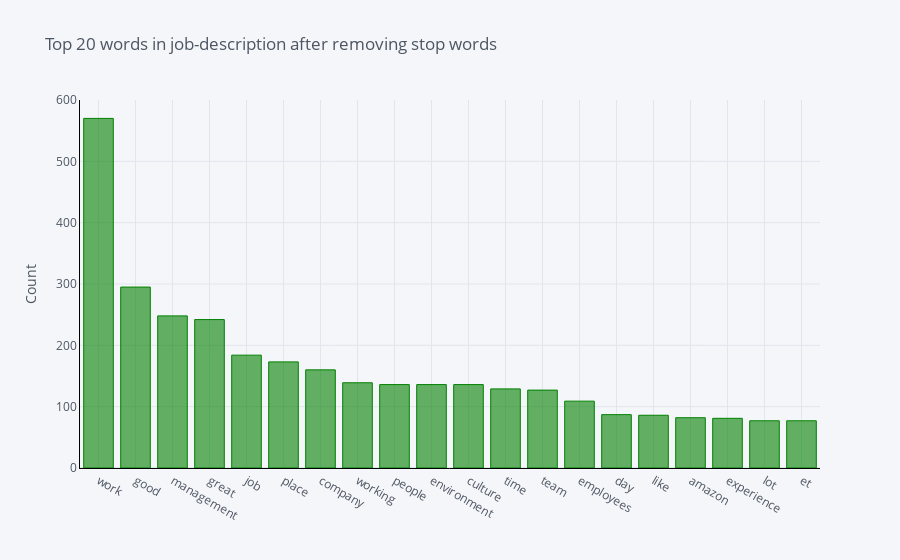

Notebook cell for this chart:
### Code cell
# top 20 words in description after removing stop keyword
def get_top_n_words(corpus, n=None):
    vec = CountVectorizer(stop_words = 'english').fit(corpus)
    bag_of_words = vec.transform(corpus)
    sum_words = bag_of_words.sum(axis=0) 
    words_freq = [(word, sum_words[0, idx]) for word, idx in vec.vocabulary_.items()]
    words_freq =sorted(words_freq, key = lambda x: x[1], reverse=True)
    return words_freq[:n]
common_words = get_top_n_words(df['description'], 20)
# for word, freq in common_words:
#     print(word, freq)
df2 = pd.DataFrame(common_words, columns = ['description' , 'count'])
df2.groupby('description').sum()['count'].sort_values(ascending=False).iplot(
    kind='bar', yTitle='Count', linecolor='black',color='Green', title='Top 20 words in job-review after removing stop words')

### Figure 1 — Plotly figure (JSON) as saved in the notebook; plotly's stock layout.template omitted (floating-point values rounded to 4 significant figures)
{"data": [{"marker": {"color": "rgba(0, 128, 0, 0.6)", "line": {"color": "rgba(0, 128, 0, 1.0)", "width": 1}}, "name": "count", "orientation": "v", "text": "", "type": "bar", "x": ["work", "good", "management", "great", "job", "place", "company", "working", "people", "environment", "culture", "time", "team", "employees", "day", "like", "amazon", "experience", "lot", "et"], "y": [570, 295, 248, 242, 184, 173, 160, 139, 136, 136, 136, 129, 127, 109, 87, 86, 82, 81, 77, 77]}], "layout": {"legend": {"bgcolor": "#F5F6F9", "font": {"color": "#4D5663"}}, "paper_bgcolor": "#F5F6F9", "plot_bgcolor": "#F5F6F9", "title": {"font": {"color": "#4D5663"}, "text": "Top 20 words in job-description after removing stop words"}, "xaxis": {"gridcolor": "#E1E5ED", "linecolor": "black", "showgrid": true, "tickfont": {"color": "#4D5663"}, "title": {"font": {"color": "#4D5663"}, "text": ""}, "zerolinecolor": "#E1E5ED"}, "yaxis": {"gridcolor": "#E1E5ED", "linecolor": "black", "showgrid": true, "tickfont": {"color": "#4D5663"}, "title": {"font": {"color": "#4D5663"}, "text": "Count"}, "zerolinecolor": "#E1E5ED"}}}
